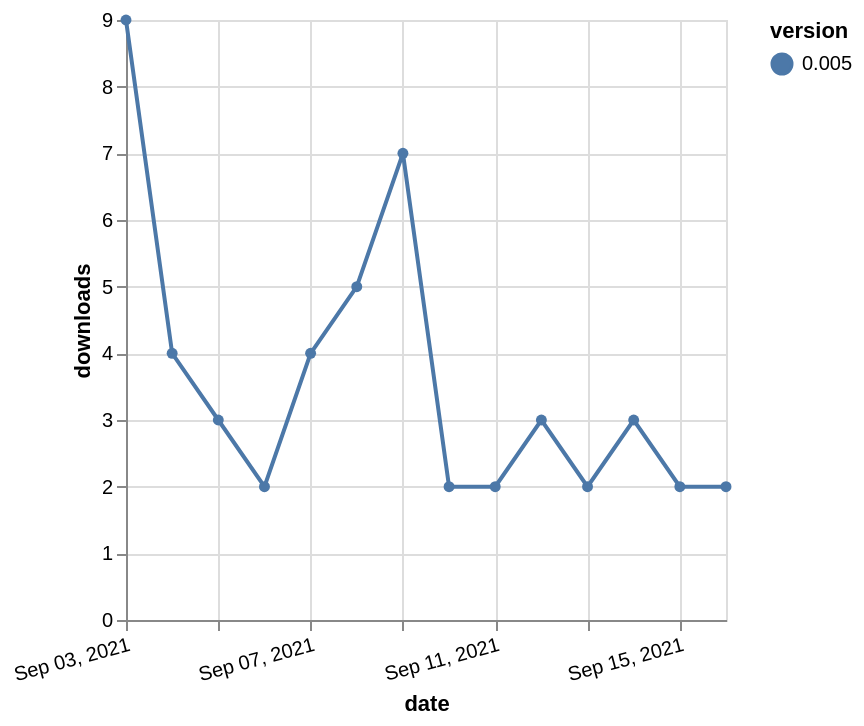

This figure's Vega-Lite source:
### Vega-Lite specification from a JSON file in a GitHub repository (floating-point values rounded to 4 significant figures)
{"$schema": "https://vega.github.io/schema/vega-lite/v5.json", "description": "A simple bar chart with embedded data.", "data": {"values": [{"date": "2021-09-03", "total": 2621, "delta": 9, "version": "0.005"}, {"date": "2021-09-04", "total": 2625, "delta": 4, "version": "0.005"}, {"date": "2021-09-05", "total": 2628, "delta": 3, "version": "0.005"}, {"date": "2021-09-06", "total": 2630, "delta": 2, "version": "0.005"}, {"date": "2021-09-07", "total": 2634, "delta": 4, "version": "0.005"}, {"date": "2021-09-08", "total": 2639, "delta": 5, "version": "0.005"}, {"date": "2021-09-09", "total": 2646, "delta": 7, "version": "0.005"}, {"date": "2021-09-10", "total": 2648, "delta": 2, "version": "0.005"}, {"date": "2021-09-11", "total": 2650, "delta": 2, "version": "0.005"}, {"date": "2021-09-12", "total": 2653, "delta": 3, "version": "0.005"}, {"date": "2021-09-13", "total": 2655, "delta": 2, "version": "0.005"}, {"date": "2021-09-14", "total": 2658, "delta": 3, "version": "0.005"}, {"date": "2021-09-15", "total": 2660, "delta": 2, "version": "0.005"}, {"date": "2021-09-16", "total": 2662, "delta": 2, "version": "0.005"}]}, "width": "container", "mark": {"type": "line", "point": {"filled": true}}, "encoding": {"x": {"field": "date", "type": "temporal", "timeUnit": "yearmonthdate", "title": "date", "axis": {"labelAngle": -15}}, "y": {"field": "delta", "type": "quantitative", "title": "downloads"}, "color": {"field": "version", "type": "nominal"}, "tooltip": {"field": "delta"}}}
